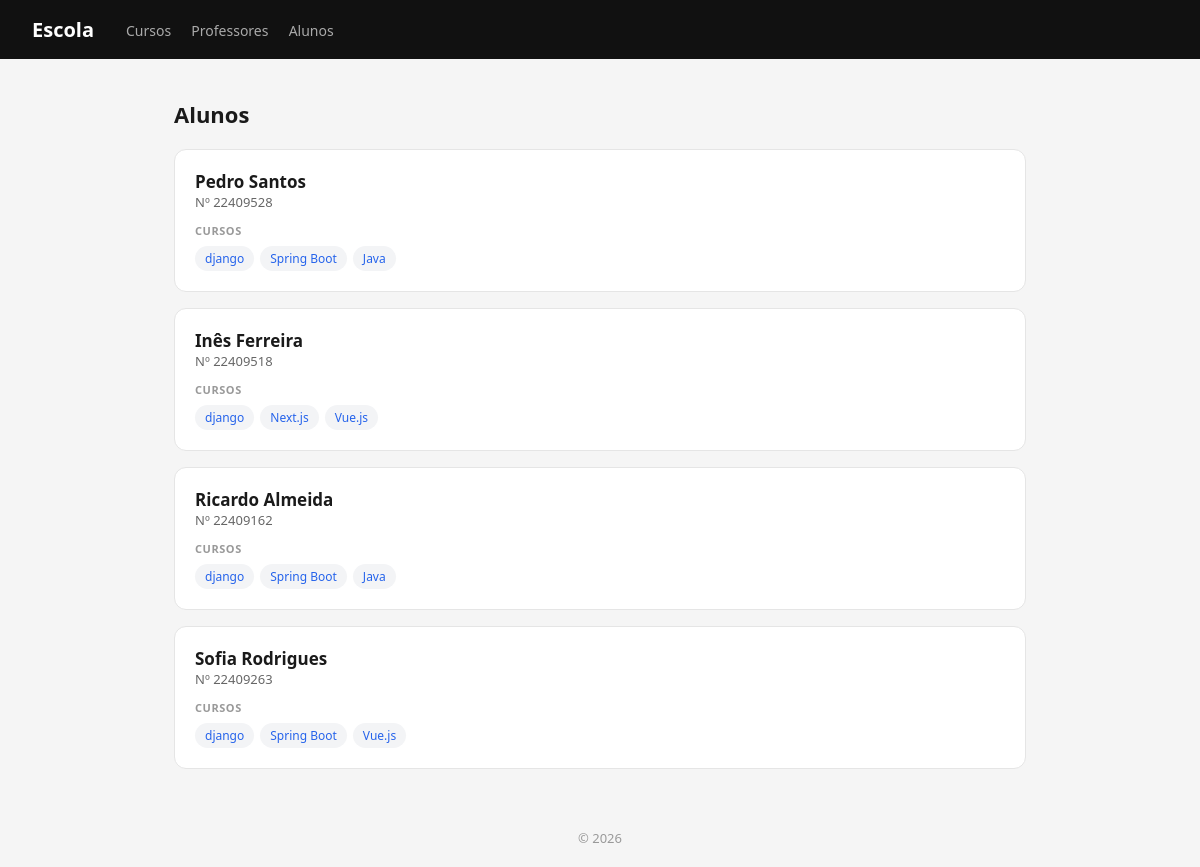
The page /escola/alunos/ on the database its author committed.
### escola/models.py (models this page shows, shortened)
class Aluno(models.Model):
    nome = models.CharField(max_length=100)
    numero = models.CharField(max_length=20, unique=True)

class Curso(models.Model):
    nome = models.CharField(max_length=100)
    imagem = models.ImageField(upload_to='cursos/')
    professor = models.ForeignKey(Professor, on_delete=models.CASCADE, related_name='cursos')
    alunos = models.ManyToManyField(Aluno, related_name='cursos')

### escola/views.py (the view)
# urls.py: path('alunos/', views.alunos_view, name='alunos'),
def alunos_view(request):
    alunos = Aluno.objects.prefetch_related('cursos').all()
    return render(request, 'escola/alunos.html', {'alunos': alunos})

### accounts/context_processors.py (called while the page is built)
def is_gestor(request):
    authenticated = request.user.is_authenticated
    superuser = authenticated and request.user.is_superuser
    gestor = authenticated and (
        superuser or request.user.groups.filter(name='gestor-portfolio').exists()
    )
    autor = authenticated and (
        superuser or request.user.groups.filter(name='autores').exists()
    )
    return {'is_gestor': gestor, 'is_autor': autor}

### escola/templates/escola/alunos.html
{% extends "escola/base.html" %}
{% block content %}
<h2>Alunos</h2>
<section>
    {% for aluno in alunos %}
    <article>
        <header>
            <h3>{{ aluno.nome }}</h3>
            <p>Nº {{ aluno.numero }}</p>
        </header>
        <section>
            <h4>Cursos</h4>
            <ul>
                {% for curso in aluno.cursos.all %}
                <li>
                    <a href="{% url 'curso' curso.id %}">{{ curso.nome }}</a>
                </li>
                {% empty %}
                <li>Sem cursos inscritos</li>
                {% endfor %}
            </ul>
        </section>
    </article>
    {% endfor %}
</section>
{% endblock %}

### escola/static/escola/styles.css (style rules this page uses)
* { box-sizing: border-box; margin: 0; padding: 0; }
body { font-family: system-ui, sans-serif; background: #f5f5f5; color: #1a1a1a; }
h2 { font-size: 22px; margin-bottom: 20px; }
section > article { background: white; border-radius: 12px; padding: 20px; margin-bottom: 16px; border: 1px solid #e5e5e5; }
article > header h3 { font-size: 17px; font-weight: 600; }
article > header p { font-size: 13px; color: #666; }
article > section h4 { font-size: 11px; text-transform: uppercase; letter-spacing: .05em; color: #999; margin: 12px 0 8px; }
article > section ul { list-style: none; display: flex; flex-wrap: wrap; gap: 6px; }
article > section ul li { background: #f3f4f6; color: #1a1a1a; font-size: 12px; padding: 4px 10px; border-radius: 999px; }
article > section ul li a { color: #2563eb; text-decoration: none; }

### rows shown on the page
Aluno: nome "Pedro Santos", numero "22409528"
Curso: nome "django"
Curso: nome "Spring Boot"
Curso: nome "Java"
Aluno: nome "Inês Ferreira", numero "22409518"
Curso: nome "Next.js"
Curso: nome "Vue.js"
Aluno: nome "Ricardo Almeida", numero "22409162"
Aluno: nome "Sofia Rodrigues", numero "22409263"
